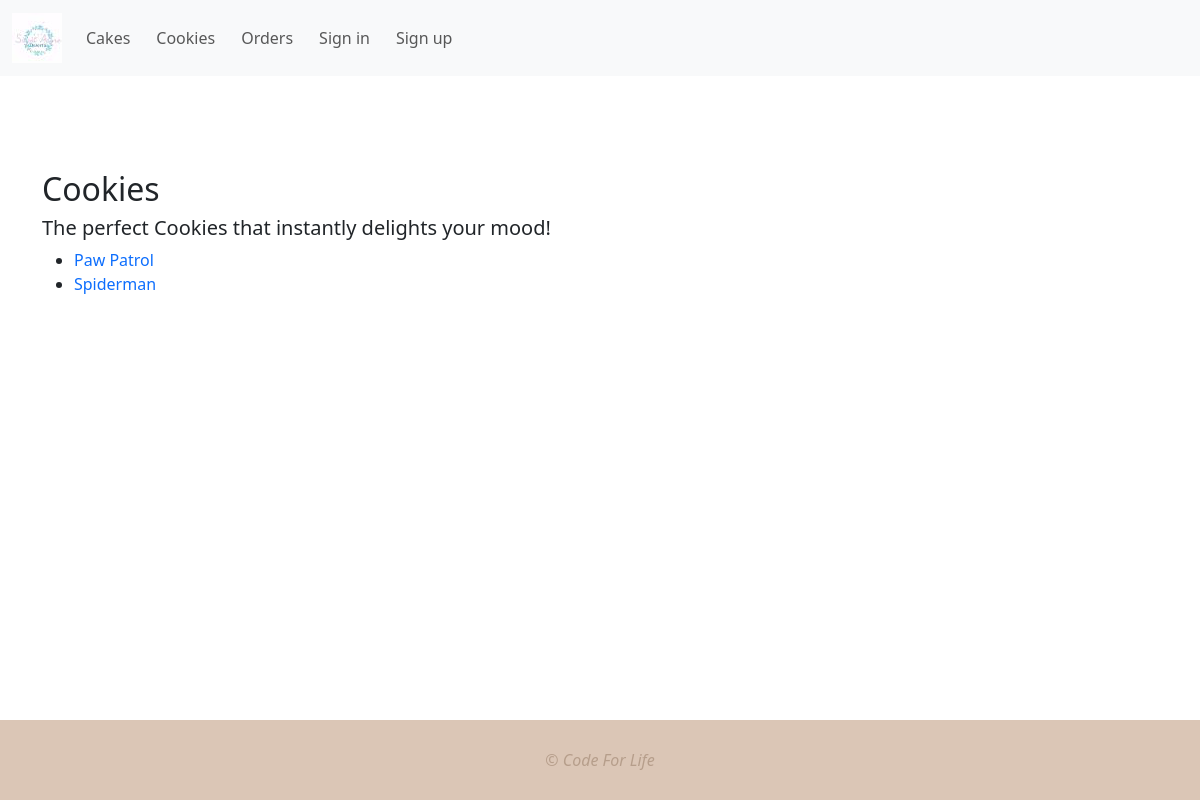
Page /cookies/ on the earlier database version.
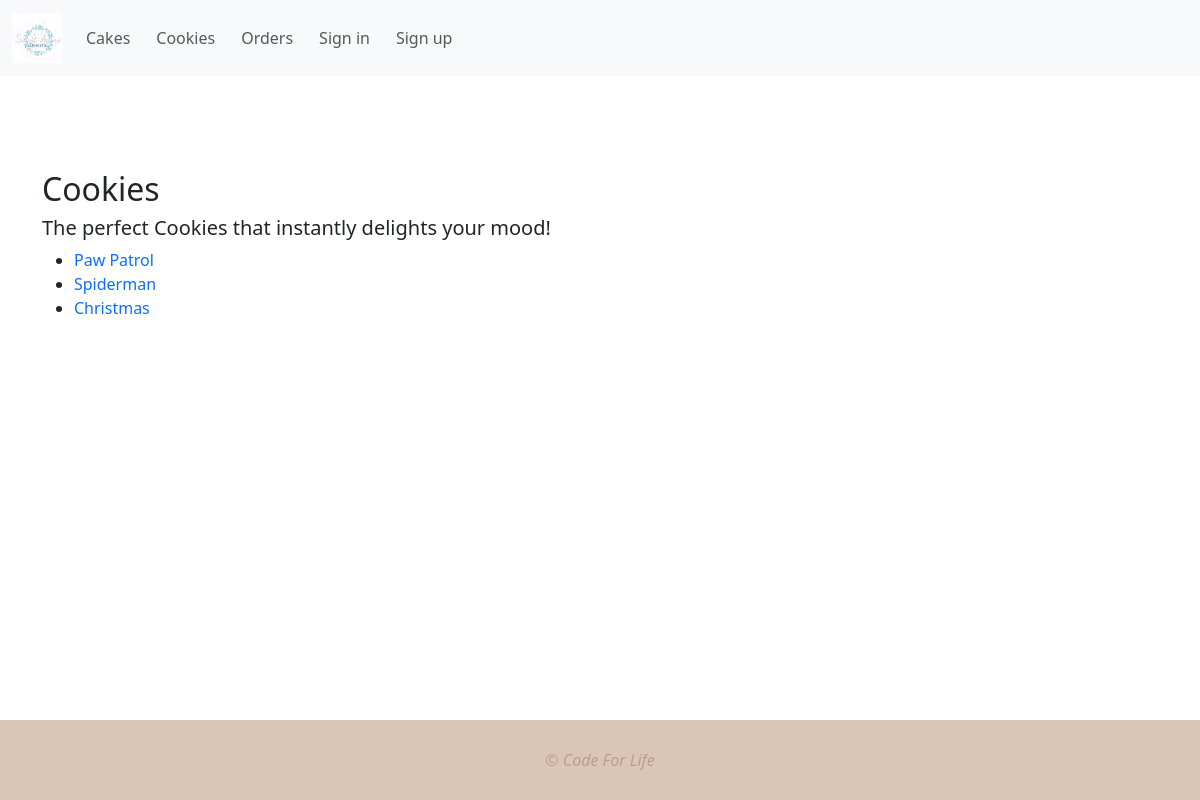
Same page on the later database version.
### desserts/models.py (models this page shows, shortened)
class Product(models.Model):
    category = models.ForeignKey(
        Category, on_delete=models.CASCADE, blank=True, null=True, related_name="categories"
    )
    name = models.CharField(max_length=200, blank=True, null=True)
    description = HTMLField("Description", max_length=4096, default="")
    price = models.FloatField(blank=False, null=False)
    class Meta:
        verbose_name = "Product"
        verbose_name_plural = "Products"

### desserts/views.py (the view)
# urls.py: path("cookies/", views.CookiesListView.as_view(), name="cookies"),
class CookiesListView(generic.ListView):
    template_name = "desserts/cookies.html"
    model = Product
    context_object_name = "cookies"

### desserts/templates/desserts/cookies.html (shortened to what this page needs)
{% extends "desserts/base.html" %}
{% load static %}
{% block content %}
    {% if cookies %}
    <h2>Cookies</h2>
      <h5>The perfect Cookies that instantly delights your mood!</h5>
    <ul>
          {% for cookie in cookies %}
    <li><a href="{% url 'cookies_details' cookie.id %}">{{ cookie.name }} </a></li>
              {% endfor %}
    </ul>
            {% else %}
    <h2>There are no cookies at the moment.</h2>
            {% endif %}
            {% endblock content %}

Differences in the rows shown:
added Product: name "Christmas"
